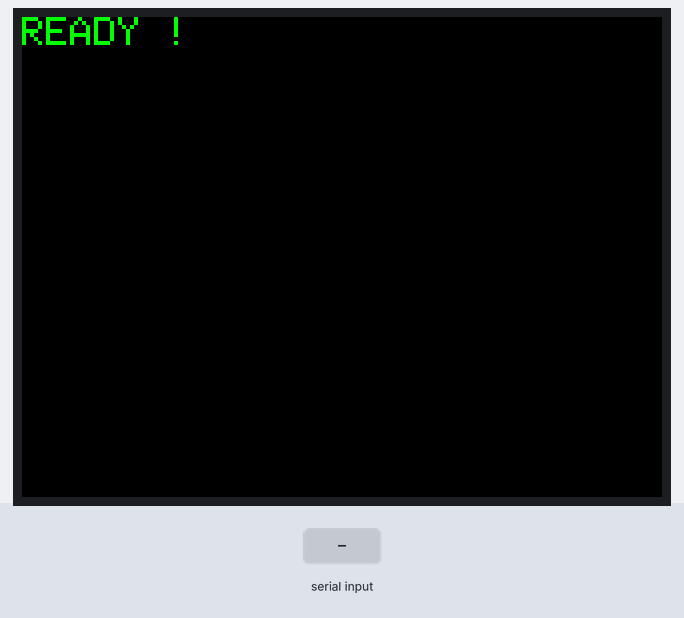
Simulated run of this sketch. Board: ESP32. On the bench: 320×240 colour display. The test bench sets the inputs (shaded band).

Above: at 1.5 s.
1.6 s: "1\n" received over Serial
At 2.8 s:
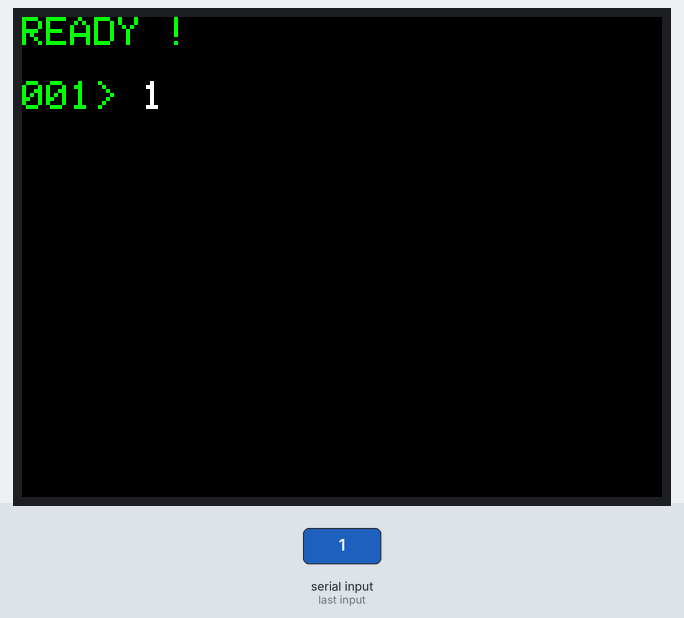
3.1 s: "0\n" received over Serial
At 3.5 s:
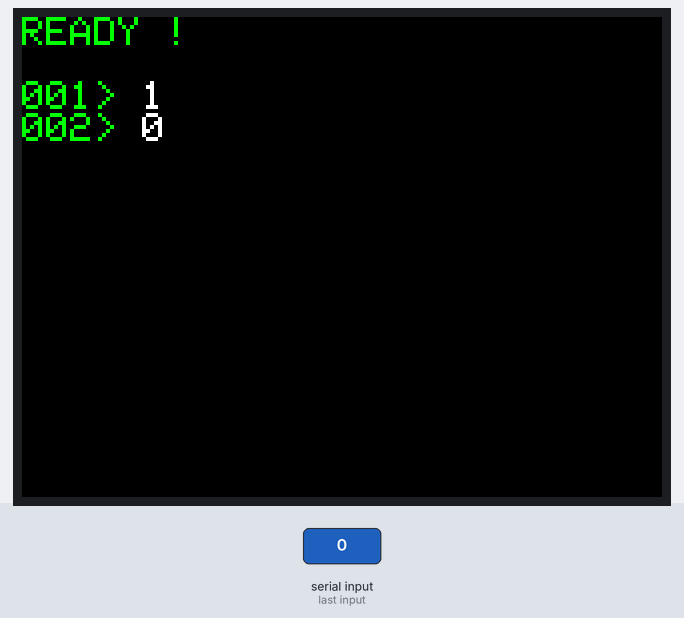
4.6 s: "2\n" received over Serial
At 5.2 s:
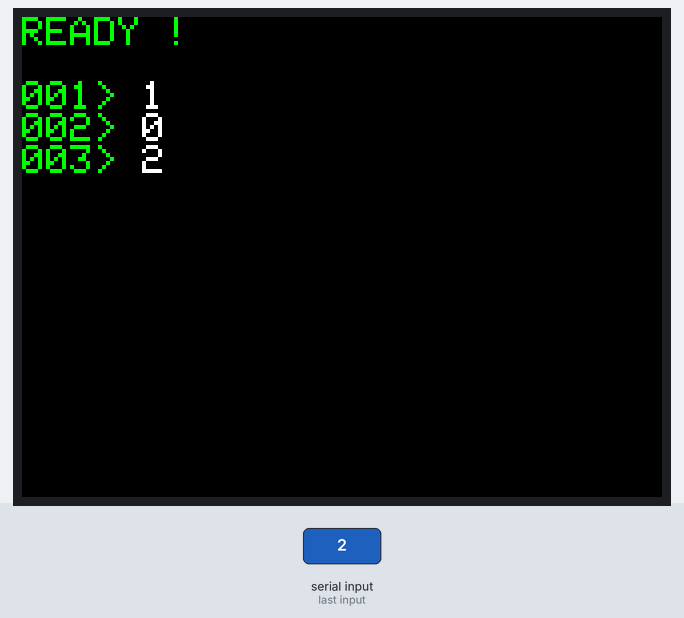
Timing chart, 0 to 7.6 s (numbered marks = the images above; inputs shaded):
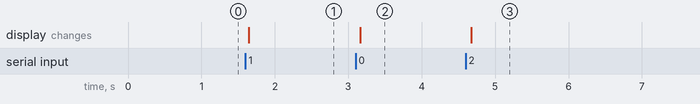

The sketch:

SerialScrollLog.ino
```cpp
#include <M5GFX.h>
M5GFX display;
M5Canvas canvas(&display);

void setup(void) {
  display.begin();

  if (display.isEPD()) {
    display.setEpdMode(epd_mode_t::epd_fastest);
    display.invertDisplay(true);
    display.clear(TFT_BLACK);
  }
  if (display.width() < display.height()) {
    display.setRotation(display.getRotation() ^ 1);
  }

  canvas.setColorDepth(8);
  canvas.createSprite(display.width(), display.height());
  canvas.setTextSize((float)canvas.width() / 160);
  canvas.setTextScroll(true);

  Serial.begin(115200);
  while (!Serial)
    ;
  Serial.setTimeout(3000);

  canvas.setTextColor(TFT_GREEN);
  canvas.printf("READY !\r\n\r\n");
  canvas.pushSprite(0, 0);
}

void loop(void) {
  static int count = 1;

  String rx = Serial.readStringUntil('\n');
  if (rx.length() > 0) {
    canvas.setTextColor(TFT_GREEN);
    canvas.printf("%03d>", count);
    canvas.setTextColor(TFT_WHITE);
    canvas.printf(" %s\n", rx.c_str());
    canvas.pushSprite(0, 0);
    ++count;
  }
}
```

Measured:
- after the input at 1.6 s, the display: changes at once (image 1)
- after the input at 3.1 s, the display: changes after 0.06 s (image 2)
- after the input at 4.6 s, the display: changes after 0.07 s (image 3)
